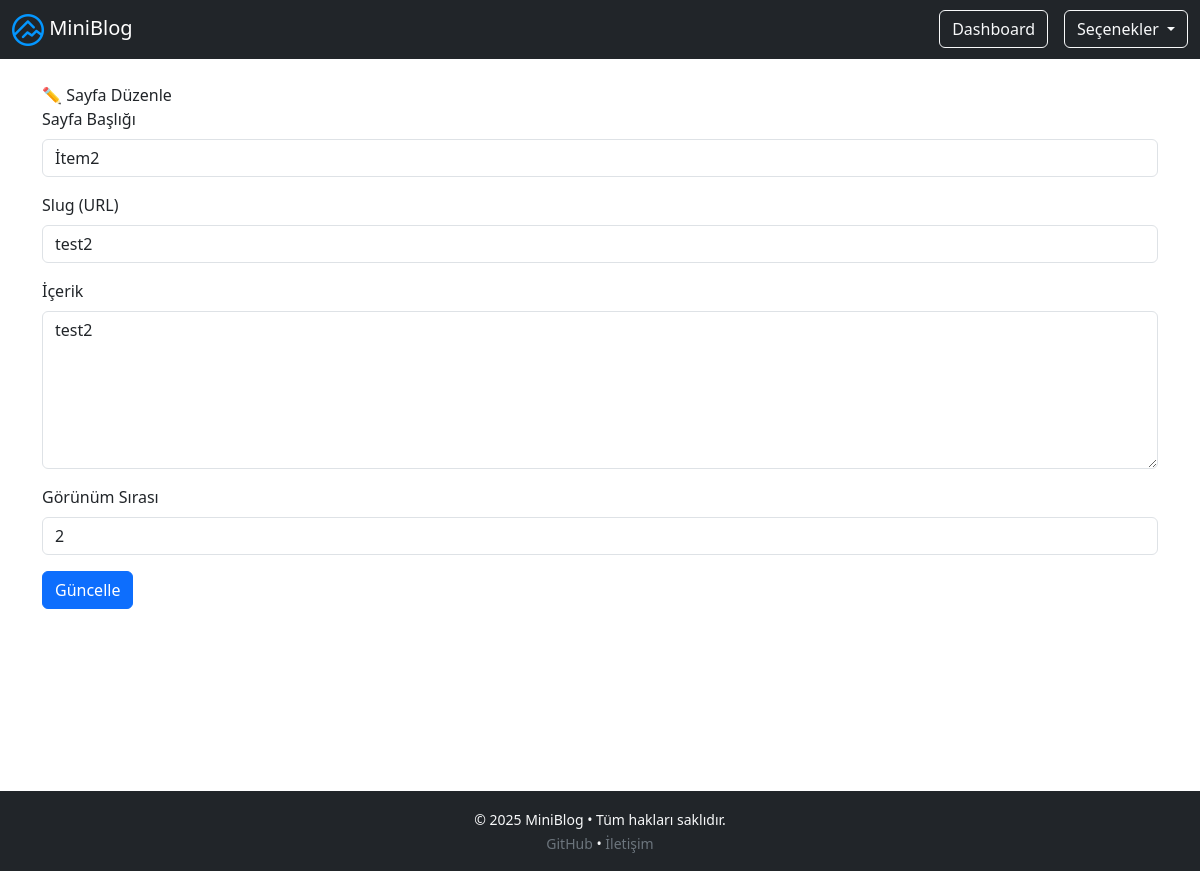
Page /admin/sayfa_duzenle.php?id=4 (signed in) on the committed database.
### tables this page shows
CREATE TABLE `ayarlar` (
  `id` int(11) NOT NULL,
  `site_baslik` varchar(255) DEFAULT NULL,
  `site_aciklama` text DEFAULT NULL,
  `logo` varchar(255) DEFAULT NULL,
  `favicon` varchar(255) DEFAULT NULL
);

CREATE TABLE `sayfalar` (
  `id` int(11) NOT NULL,
  `baslik` varchar(255) NOT NULL,
  `icerik` text NOT NULL,
  `slug` varchar(255) NOT NULL,
  `sira` int(11) DEFAULT 0
);

### admin/includes/config.php (called while the page is built, shortened)
<?php
$baglanti = new mysqli("localhost", "root", "", "miniblog");
$site_ayar = $baglanti->query("SELECT * FROM ayarlar WHERE id = 1")->fetch_assoc();
?>

### admin/sayfa_duzenle.php (the view, shortened to what this page needs)
<?php
include "includes/header.php";
include "includes/config.php";
$id = (int) $_GET["id"];
$sayfa = $baglanti->query("SELECT * FROM sayfalar WHERE id= '$id'")->fetch_assoc();
?>
<h2 class="mb-4">✏️ Sayfa Düzenle</h2>
<form action="" method="post">
    <div class="mb-3">
        <label class="form-label">Sayfa Başlığı</label>
        <input type="text" name="baslik" value="<?= htmlspecialchars($sayfa["baslik"]) ?>" class="form-control" required>
    </div>
    <div class="mb-3">
        <label class="form-label">Slug (URL)</label>
        <input type="text" name="slug" value="<?= htmlspecialchars($sayfa["slug"]) ?>" class="form-control" required>
    </div>
    <div class="mb-3">
        <label class="form-label">İçerik</label>
        <textarea name="icerik" rows="6" class="form-control" required><?= htmlspecialchars($sayfa["icerik"]) ?></textarea>
    </div>
    <div class="mb-3">
        <label for="sira" class="form-label">Görünüm Sırası</label>
        <input type="number" name="sira" class="form-control" value="<?= htmlspecialchars($sayfa["sira"])?>" required>
    </div>
    <button type="submit" class="btn btn-primary">Güncelle</button>
</form>
<?php include "includes/footer.php"; ?>

### admin/includes/header.php (shortened to what this page needs)
<?php include "config.php"; ?>
<!DOCTYPE html>
<html lang="en">
<head>
    <link href="https://cdn.jsdelivr.net/npm/bootstrap@5.3.2/dist/css/bootstrap.min.css" rel="stylesheet">
    <link href="https://cdnjs.cloudflare.com/ajax/libs/font-awesome/6.0.0/css/all.min.css" rel="stylesheet">
</head>
<body class="">
    <nav class=" navbar navbar-expand-lg navbar-dark bg-dark">
        <div class="container-fluid">
            <a class="navbar-brand" href="dashboard.php"> <img src="<?= $site_ayar["logo"] ?>" height="32" alt="Logo"> <?= htmlspecialchars($site_ayar["site_baslik"]) ?></a>
            <div class="d-flex align-items-center">
                <a href="dashboard.php" class="btn btn-outline-light me-3">Dashboard</a>
                <div class="dropdown">
                    <button class="btn btn-outline-light dropdown-toggle" type="button" id="adminMenu" data-bs-toggle="dropdown" aria-expanded="false">
                        Seçenekler
                    </button>
                </div>
            </div>
        </div>
    </nav>
    <div class="container mt-4" style="min-height: 70vh;>

### admin/includes/header.php (style rules this page uses)
html { scroll-behavior: smooth; }

### rows in the picture
ayarlar: logo (picture), site_baslik "MiniBlog"
sayfalar: baslik "İtem2", slug "test2", icerik "test2", sira "2"
